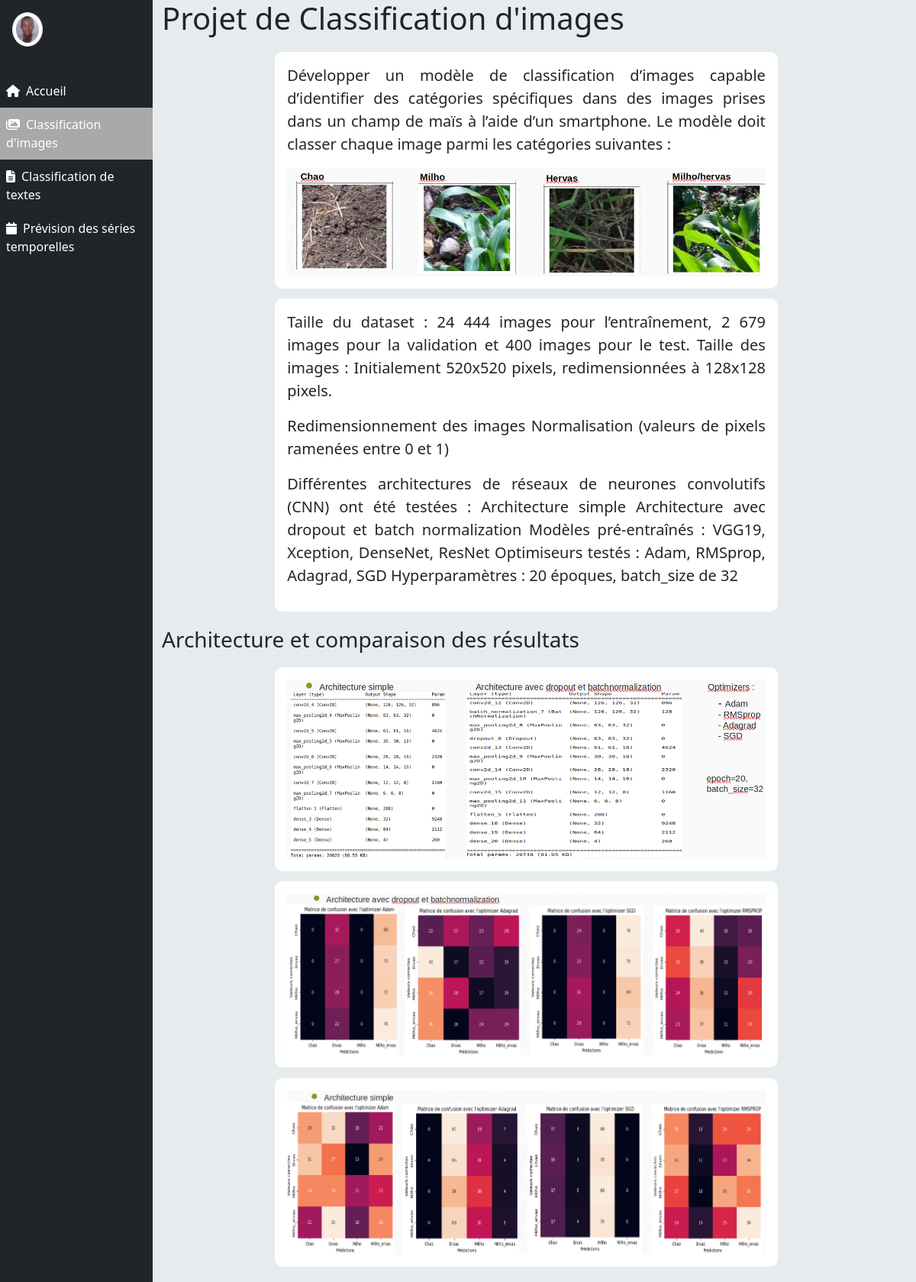
The page /details/2 on the database its author committed.
### main/models.py (models this page shows, shortened)
class Project(models.Model):
    title = models.CharField(max_length=200)
    description = models.TextField()
    lieu = models.CharField(max_length=200, default="")
    technologies = models.CharField(max_length=200)

class Detailproject(models.Model):
    projet = models.ForeignKey(Project, on_delete=models.CASCADE)
    objectifs = models.TextField()
    donnees = models.TextField(default="")
    pretraitement = models.TextField(default="")
    experimentations =models.TextField(default="")
    dossier_images = models.CharField(max_length=200, default="")

### main/views.py (the view)
# urls.py: path('details/<int:idprojet>', views.details, name='details'),
def details(request, idprojet):
    item = Project.objects.get(id=idprojet)
    details_project = Detailproject.objects.get(projet=item)
    projets = Project.objects.all()
    images  = glob(f"main/static/{details_project.dossier_images}/*.png") + glob(f"main/static/{details_project.dossier_images}/*.jpg")
    images = [el.split("/")[-1] for el in images]
    images.sort()
    imgbase = ''
    if '4imagebase.png' in images:
        imgbase = '4imagebase.png'
        images.remove(imgbase)
    return render(request, f'main/details.html', context={'item': item, 'projets': projets[1:], 'details_project': details_project,
                                                          'images': images, 'imgbase': imgbase})

### main/templates/main/details.html (shortened to what this page needs)
{% load static %}
<!DOCTYPE html>
<html lang="fr">
<head>
    <link rel="stylesheet" href="https://cdn.jsdelivr.net/npm/bootstrap@5.3.0/dist/css/bootstrap.min.css">
    <link rel="stylesheet" href="https://cdnjs.cloudflare.com/ajax/libs/font-awesome/6.4.2/css/all.min.css">
    <link rel="stylesheet" href="{% static 'style.css' %}">
</head>
<body class="d-flex" style="background-color: #E6EBEE;">
    <div class="d-inline bg-dark col-sm-2 mainnav">
      <img style="width:20%;" src="{% static 'img_portfolio.jpg' %}" class="img-fluid img-thumbnail rounded-circle m-3" alt>
      <ul class="ulnav">
            <li class="linav"><i class="fa fa-home text-white"></i>
            <a href="{% url 'index' %}" class="a-nav">
              Accueil
            </a></li>
          {% for projet in projets %}
              <li class="linav {% if item.id == projet.id %}liactive{% endif %}">
                 {% if projet.title == "Classification d'images" %}
                    <i class="fa fa-images text-white"></i>
                {% elif projet.title == "Classification de textes" %}
                    <i class="fa fa-file-alt text-white"></i>
                {% elif projet.title == "Prévision des séries temporelles" %}
                    <i class="fa fa-calendar text-white"></i>
                {% else %}
                    <i class="fa fa-question text-white"></i>
                {% endif %}
            <a href="{% url 'details' idprojet=projet.id %}" class="a-nav nav-item nav-item">
              {{ projet.title }}
            </a></li>
          {% endfor %}
      </ul>
    </div>
    <div style="margin-left: 1%">
        <h1>Projet de {{ details_project.projet.title }}</h1>
        <div class="col-sm-8 divdetails">
            <div class="p-3 detaildescription">
                <p>{{ details_project.objectifs }}</p>
                {% if imgbase != '' %} <img src="{% static details_project.dossier_images %}/{{ imgbase }}" alt="" class="col-sm-12"> {% endif %}
            </div>
            <div class="p-3 detaildescription">
                <p>{{ details_project.donnees }}</p>
                <p>{{ details_project.pretraitement }}</p>
                <p>{{ details_project.experimentations }}</p>
            </div>
        </div>
        <h3>Architecture et comparaison des résultats</h3>
        <div class="col-sm-8 divdetails">
            {% for image in images %}
                <div class="p-3 detaildescription">
                    <img src="{% static details_project.dossier_images %}/{{ image }}" alt="" class="col-sm-12">
                </div>
            {% endfor %}
        </div>
    </div>
</body>
</html>

### main/static/style.css (style rules this page uses)
.a-nav { text-decoration: none; color: white; margin-left: 2%; padding-top: 1%; }
.linav { padding: 10px 2px 10px 8px; }
.ulnav { margin-top: 10%; list-style-type: none; padding-left: 0; }
.liactive { background-color: darkgray; }
.detaildescription { border-radius: 10px; background-color: white; margin-bottom: 2%; }
.divdetails { margin-left: 15%; margin-top: 2%; margin-bottom: 2%; text-align: justify; font-size: 20px; }

### rows shown on the page
Project: title "Classification d'images"
Project: title "Classification de textes"
Project: title "Prévision des séries temporelles"
Detailproject: objectifs "Développer un modèle de classification d’images capable d’identifier des catégories spécifiques dans des images prises dans un champ de maïs à l’aide d’un smartphone. Le modèle doit classer chaque image parmi les catégories suivantes :", dossier_images (picture), donnees "Taille du dataset : 24 444 images pour l’entraînement, 2 679 images pour la validation et 400 images pour le test. Taille des images : Initialement 520x520 pixels, redimensionnées à 128x128 pixels.", pretraitement "Redimensionnement des images Normalisation (valeurs de pixels ramenées entre 0 et 1)", experimentations "Différentes architectures de réseaux de neurones convolutifs (CNN) ont été testées : Architecture simple Architecture avec dropout et batch normalization Modèles pré-entraînés : VGG19, Xception, DenseNet, ResNet Optimiseurs testés : Adam, RMSprop, Adagrad, SGD Hyperparamètres : 20 époques, batch_size de 32"
